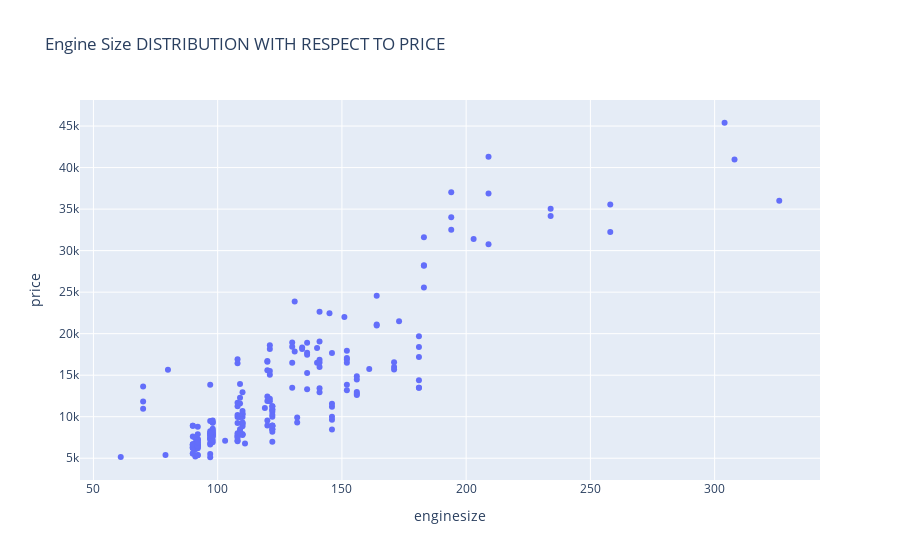

Notebook code cell kept with this figure:
### Markdown cell above
15 visualize enginesize feature

### Code cell
fig = px.scatter(df, x="enginesize", y="price", title="Engine Size DISTRIBUTION WITH RESPECT TO PRICE")
fig.show()

### Figure 1 — Plotly figure (JSON) as saved in the notebook; plotly's stock layout.template omitted (floating-point values rounded to 4 significant figures; data arrays with more than 128 entries replaced by an {"elided": "..."} marker saying what was removed)
{"data": [{"hovertemplate": "enginesize=%{x}<br>price=%{y}<extra></extra>", "legendgroup": "", "marker": {"color": "#636efa", "symbol": "circle"}, "mode": "markers", "name": "", "orientation": "v", "showlegend": false, "type": "scatter", "x": {"elided": "205 int values"}, "xaxis": "x", "y": {"elided": "205 float values"}, "yaxis": "y"}], "layout": {"legend": {"tracegroupgap": 0}, "title": {"text": "Engine Size DISTRIBUTION WITH RESPECT TO PRICE"}, "xaxis": {"anchor": "y", "domain": [0, 1], "title": {"text": "enginesize"}}, "yaxis": {"anchor": "x", "domain": [0, 1], "title": {"text": "price"}}}}
